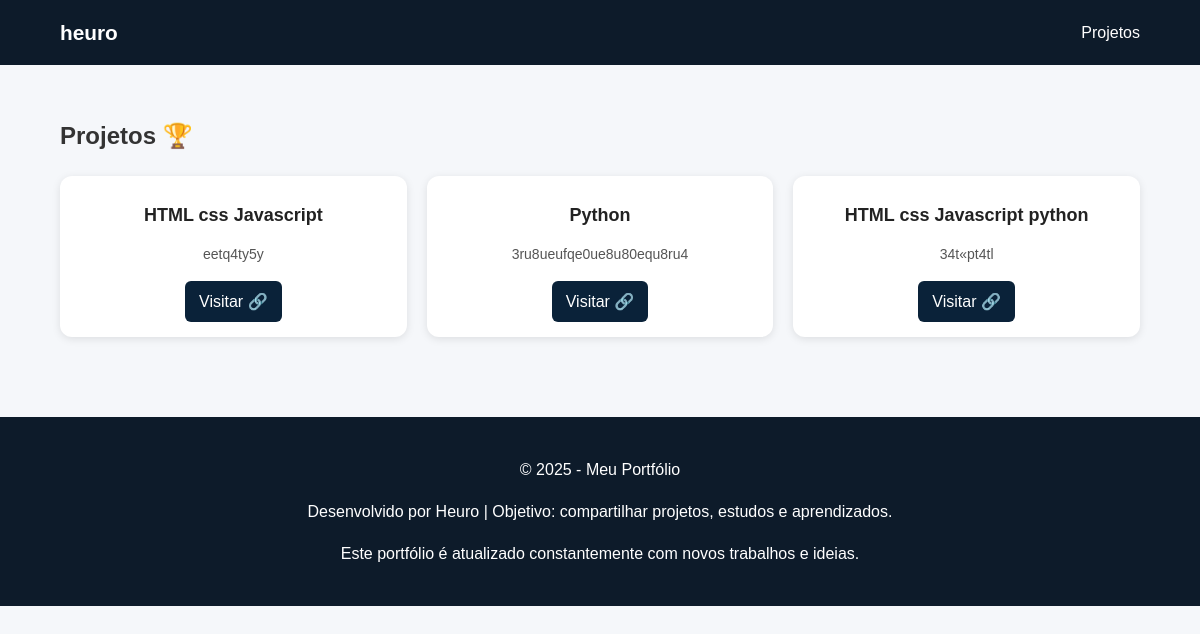
/projetos, run on an earlier commit of the app's database.
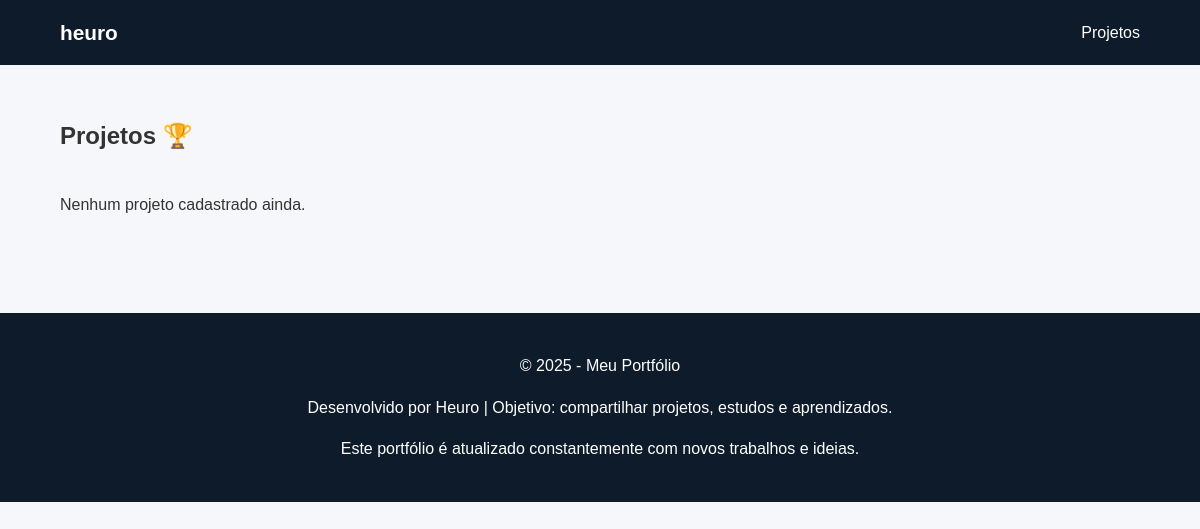
And on a later commit of the database.
### tables this page shows
CREATE TABLE projetos (
                    id INTEGER PRIMARY KEY AUTOINCREMENT,
                    titulo TEXT NOT NULL,
                    descricao TEXT,
                    link TEXT,
                    imagem TEXT
                );

### app.py (the view)
@app.route("/projetos")
def projetos():
    conn = sqlite3.connect("database.db")
    c = conn.cursor()
    c.execute("SELECT * FROM projetos")
    projetos = c.fetchall()
    conn.close()
    return render_template("projetos.html", projetos=projetos)

### templates/projetos.html (shortened to what this page needs)
{% extends "base.html" %}
{% block extra_css %}
<link rel="stylesheet" href="{{ url_for('static', filename='css/projetos.css') }}">
{% endblock %}
{% block content %}
<h2>Projetos <span>🏆</span></h2>
<div class="projetos-container">
    {% if projetos %}
        {% for p in projetos %}
        <div class="projeto-card">
            <h3>{{ p[1] }}</h3>
            <p>{{ p[2] }}</p>
            {% if p[3] %}
                <a href="{{ p[3] }}" target="_blank" class="btn">Visitar 🔗</a>
            {% endif %}
        </div>
        {% endfor %}
    {% else %}
        <p>Nenhum projeto cadastrado ainda.</p>
    {% endif %}
</div>
{% endblock %}

### templates/base.html (shortened to what this page needs)
<!DOCTYPE html>
<html lang="pt-BR">
<head>
    <link rel="stylesheet" href="{{ url_for('static', filename='css/base.css') }}">
    {% block extra_css %}{% endblock %}
</head>
<body>
    <nav class="navbar">
        <div class="logo">heuro</div>
        <ul>
            <li><a href="{{ url_for('projetos') }}">Projetos</a></li>
        </ul>
    </nav>
    <main class="conteudo">
        {% block content %}{% endblock %}
    </main>
    <footer class="rodape">
        <p>© 2025 - Meu Portfólio</p>
        <p>Desenvolvido por Heuro | Objetivo: compartilhar projetos, estudos e aprendizados.</p>
        <p>Este portfólio é atualizado constantemente com novos trabalhos e ideias.</p>
    </footer>
</body>
</html>

### static/css/base.css (style rules this page uses)
body { font-family: 'Poppins', sans-serif; margin: 0; padding: 0; background: #f5f7fa; color: #333; line-height: 1.6; }
.navbar { display: flex; justify-content: space-between; align-items: center; padding: 1rem 5%; background: #0d1b2a; color: #fff; position: sticky; top: 0; z-index: 1000; }
.navbar .logo { font-size: 1.3rem; font-weight: 700; }
.navbar ul { list-style: none; display: flex; gap: 1.5rem; margin: 0; padding: 0; }
.navbar ul li a { text-decoration: none; color: #fff; font-weight: 500; transition: color 0.3s; }
.conteudo { padding: 2rem 5%; }
.rodape { text-align: center; padding: 1.5rem; background: #0d1b2a; color: #fff; margin-top: 3rem; }

### static/css/projetos.css (style rules this page uses)
.projetos-container { display: grid; grid-template-columns: repeat(auto-fit, minmax(250px, 1fr)); gap: 20px; margin-top: 20px; }

What changed in the data, as far as the page shows it:
removed projetos: titulo "HTML css Javascript", descricao "eetq4ty5y"
removed projetos: titulo "Python", descricao "3ru8ueufqe0ue8u80equ8ru4"
removed projetos: titulo "HTML css Javascript python", descricao "34t«pt4tl"
Also different on the page:
text now shown: "Nenhum projeto cadastrado ainda."
